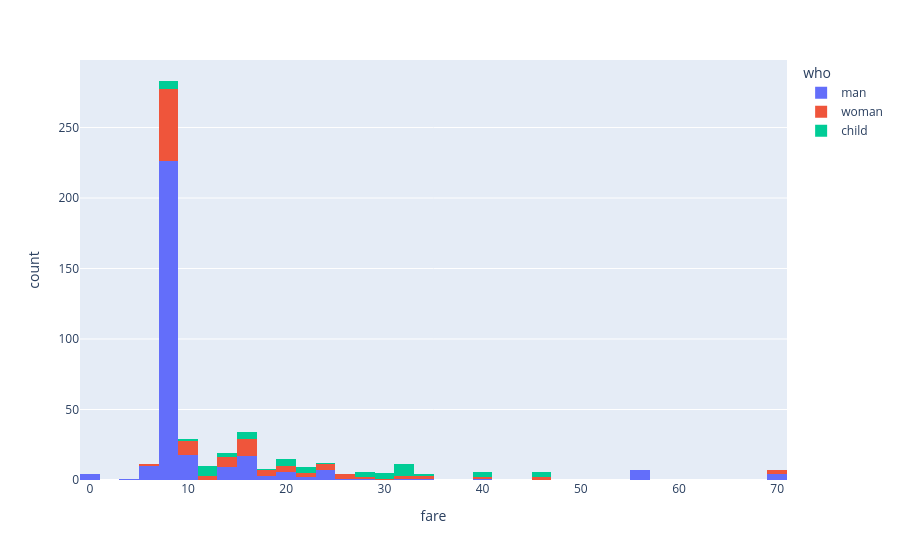

Notebook code for this chart:
### Code cell
# Lets explore for the third class passengers only 
df_third = df_01[df_01['class']=='Third']
print(f"Kurtosis of Fare : {stats.kurtosis(df_third['fare'],fisher=False)}")
print(f"Skewness of Fare : {stats.skew(df_third['fare'])}")
px.histogram(df_third,x='fare',color='who')

### Figure 1 — Plotly figure (JSON) as saved in the notebook; plotly's stock layout.template omitted (floating-point values rounded to 4 significant figures; data arrays with more than 128 entries replaced by an {"elided": "..."} marker saying what was removed)
{"data": [{"bingroup": "x", "hovertemplate": "who=man<br>fare=%{x}<br>count=%{y}<extra></extra>", "legendgroup": "man", "marker": {"color": "#636efa", "pattern": {"shape": ""}}, "name": "man", "orientation": "v", "showlegend": true, "type": "histogram", "x": {"elided": "319 float values"}, "xaxis": "x", "yaxis": "y"}, {"bingroup": "x", "hovertemplate": "who=woman<br>fare=%{x}<br>count=%{y}<extra></extra>", "legendgroup": "woman", "marker": {"color": "#EF553B", "pattern": {"shape": ""}}, "name": "woman", "orientation": "v", "showlegend": true, "type": "histogram", "x": [7.925, 11.13, 18.0, 7.225, 31.39, 7.879, 7.75, 18.0, 9.475, 7.879, 7.75, 17.8, 7.925, 46.9, 12.47, 7.787, 15.85, 7.896, 7.65, 24.15, 9.825, 14.46, 22.36, 14.5, 15.25, 7.75, 15.85, 7.733, 27.9, 69.55, 15.5, 7.854, 7.75, 7.75, 7.925, 25.47, 7.55, 14.45, 15.5, 7.775, 10.46, 20.21, 15.25, 7.75, 7.75, 7.75, 20.25, 7.75, 8.85, 7.75, 7.854, 20.52, 23.25, 16.1, 7.879, 7.879, 14.45, 7.229, 7.75, 7.25, 16.7, 7.854, 9.825, 8.662, 25.47, 8.05, 14.4, 16.1, 34.38, 9.838, 9.588, 25.47, 7.75, 7.629, 9.588, 22.36, 8.662, 7.775, 17.4, 8.05, 21.07, 7.75, 14.46, 7.75, 31.27, 15.5, 16.1, 39.69, 7.55, 7.829, 6.75, 15.5, 9.842, 46.9, 8.137, 7.733, 14.45, 7.737, 7.925, 34.38, 7.75, 7.496, 69.55, 8.683, 24.15, 7.775, 7.925, 12.47, 9.35, 19.26, 69.55, 10.52, 29.12, 23.45], "xaxis": "x", "yaxis": "y"}, {"bingroup": "x", "hovertemplate": "who=child<br>fare=%{x}<br>count=%{y}<extra></extra>", "legendgroup": "child", "marker": {"color": "#00cc96", "pattern": {"shape": ""}}, "name": "child", "orientation": "v", "showlegend": true, "type": "histogram", "x": [21.07, 16.7, 7.854, 29.12, 8.029, 21.07, 11.24, 39.69, 46.9, 27.9, 14.45, 31.27, 11.24, 34.38, 39.69, 20.52, 29.12, 11.13, 31.39, 22.02, 10.46, 31.39, 31.39, 29.12, 15.9, 7.229, 21.07, 15.74, 46.9, 24.15, 19.26, 19.26, 12.29, 46.9, 15.9, 31.27, 31.27, 27.9, 27.9, 19.26, 46.9, 39.69, 13.42, 18.79, 12.47, 12.47, 7.229, 29.12, 20.57, 8.517, 31.27, 27.9, 39.69, 14.45, 31.27, 15.25, 11.13, 7.225], "xaxis": "x", "yaxis": "y"}], "layout": {"barmode": "relative", "legend": {"title": {"text": "who"}, "tracegroupgap": 0}, "margin": {"t": 60}, "xaxis": {"anchor": "y", "domain": [0, 1], "title": {"text": "fare"}}, "yaxis": {"anchor": "x", "domain": [0, 1], "title": {"text": "count"}}}}
